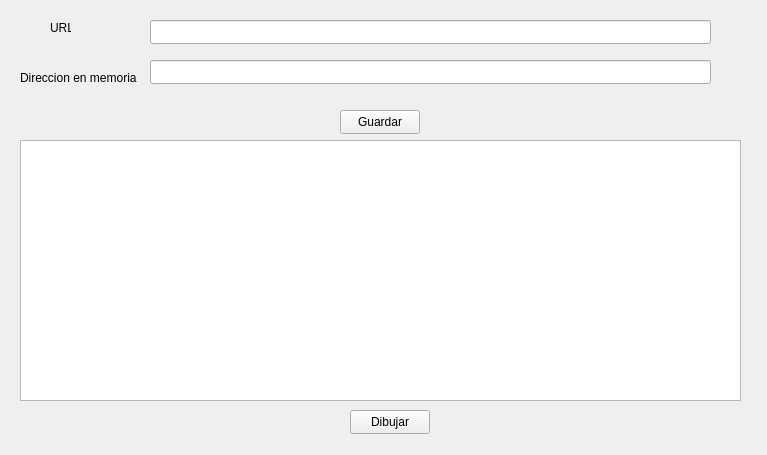
<?xml version="1.0" encoding="UTF-8"?>
<ui version="4.0">
 <class>Panser</class>
 <widget class="QWidget" name="Panser">
  <property name="geometry">
   <rect>
    <x>0</x>
    <y>0</y>
    <width>767</width>
    <height>455</height>
   </rect>
  </property>
  <property name="windowTitle">
   <string>Panser</string>
  </property>
  <widget class="QLabel" name="lURL">
   <property name="geometry">
    <rect>
     <x>50</x>
     <y>20</y>
     <width>21</width>
     <height>16</height>
    </rect>
   </property>
   <property name="text">
    <string>URL</string>
   </property>
  </widget>
  <widget class="QLabel" name="lDireccion">
   <property name="geometry">
    <rect>
     <x>20</x>
     <y>70</y>
     <width>121</width>
     <height>16</height>
    </rect>
   </property>
   <property name="text">
    <string>Direccion en memoria</string>
   </property>
  </widget>
  <widget class="QLineEdit" name="leURL">
   <property name="geometry">
    <rect>
     <x>150</x>
     <y>20</y>
     <width>561</width>
     <height>24</height>
    </rect>
   </property>
  </widget>
  <widget class="QLineEdit" name="leDireccion">
   <property name="geometry">
    <rect>
     <x>150</x>
     <y>60</y>
     <width>561</width>
     <height>24</height>
    </rect>
   </property>
  </widget>
  <widget class="QPushButton" name="pbGuardar">
   <property name="geometry">
    <rect>
     <x>340</x>
     <y>110</y>
     <width>80</width>
     <height>24</height>
    </rect>
   </property>
   <property name="text">
    <string>Guardar</string>
   </property>
  </widget>
  <widget class="QTextEdit" name="teHTML">
   <property name="geometry">
    <rect>
     <x>20</x>
     <y>140</y>
     <width>721</width>
     <height>261</height>
    </rect>
   </property>
  </widget>
  <widget class="QPushButton" name="pbDibujar">
   <property name="geometry">
    <rect>
     <x>350</x>
     <y>410</y>
     <width>80</width>
     <height>24</height>
    </rect>
   </property>
   <property name="text">
    <string>Dibujar</string>
   </property>
  </widget>
 </widget>
 <resources/>
 <connections/>
</ui>
